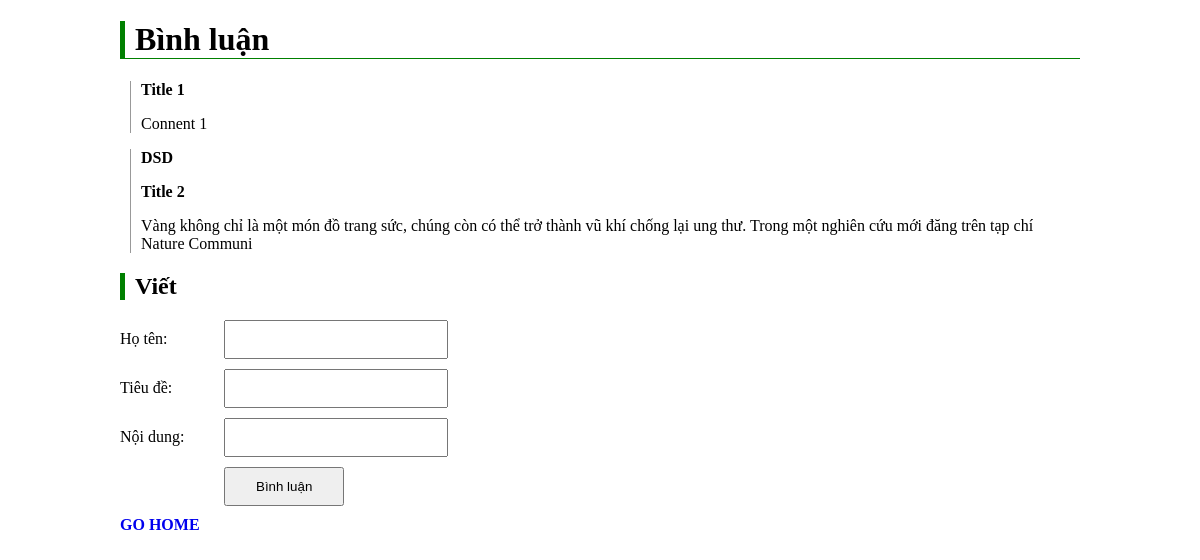
The page /comment.php on the database as committed earlier.
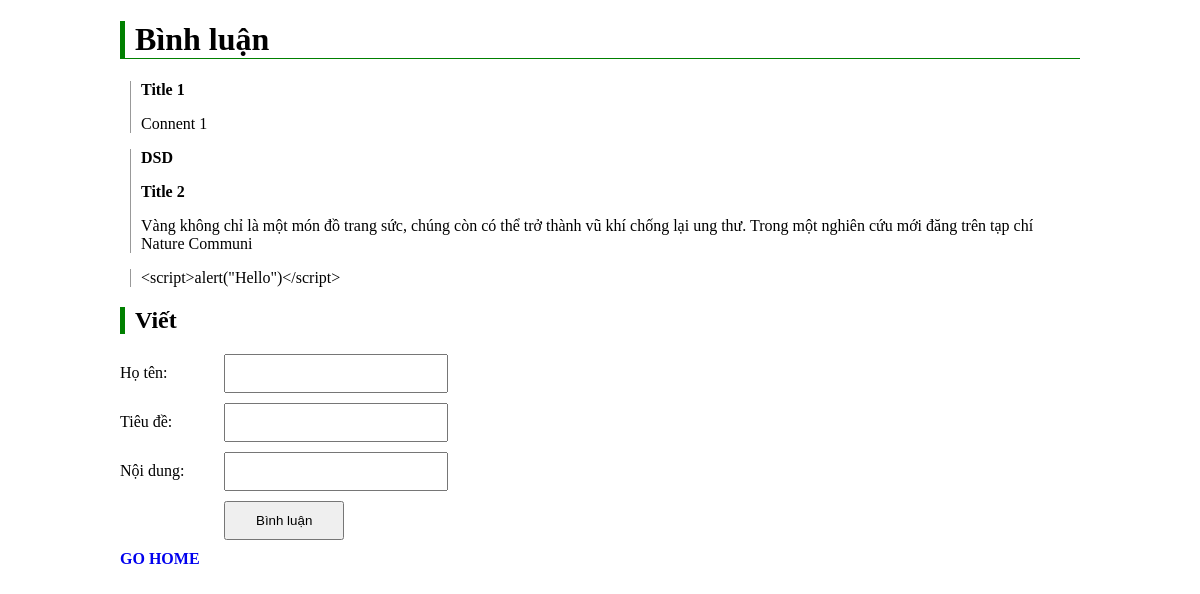
The same page on the database as committed later.
### tables this page shows
CREATE TABLE `comment` (
  `id` int(11) NOT NULL,
  `title` varchar(100) DEFAULT NULL,
  `content` varchar(150) NOT NULL,
  `author` varchar(50) DEFAULT NULL
);

### connect.php (called while the page is built, shortened)
<?php
    class Connect{
        public function __construct() {
            $host = "localhost";
            $database = "atw";
            $user = "root";
            $pass = "";
            $this->conn = new mysqli($host, $user, $pass, $database);
            mysqli_set_charset($this->conn, "utf8");
        }
        public function getComments()
        {
            $sql = "SELECT * FROM comment";
            $rs = $this->conn->query($sql);
            return $rs;
        }
    }
?>

### comment.php (the view, shortened to what this page needs)
<?php
    include("connect.php");
    $db = new Connect();
    $comments = $db->getComments();
?>
<!DOCTYPE html>
<html lang="en">
<head>
    <link rel="stylesheet" href="style.css">
</head>
<body>
    <h1>Bình luận</h1>
    <?php while($cmt = $comments->fetch_assoc()){?>
        <div class="comments">
            <p class="author"><?php echo trim($cmt["author"])?></p>
            <p class="title"><?php echo trim($cmt["title"])?></p>
            <p class="content"><?php echo trim($cmt["content"])?></p>
        </div>
    <?php }?>
    <div id="write">
    <h2>Viết</h2>
    <form action="comment.php" method="POST">
        <div class="line">
            <label>Họ tên: </label>
            <input type="text" name="author">
        </div>
        <div class="line">
            <label>Tiêu đề: </label>
            <input type="text" name="title">
        </div>
        <div class="line">
            <label>Nội dung: </label>
            <input type="text" name="content">
        </div>
        <div class="line">
            <input type="submit" value="Bình luận">
        </div>
    </form>
    </div>
    <a href="index.php">GO HOME</a>
</body>
</html>

### style.css (style rules this page uses)
body { width: 960px; margin: 0 auto; }
.comments,.book { margin: 10px; padding: 0px 10px; border-left: 1px solid #999; }
h1 { border-left: 5px solid green; border-bottom: 1px solid green; padding: 0px 10px; }
h2 { border-left: 5px solid green; padding: 0px 10px; }
.author,.title,.name,.error,.result,a { font-weight: bold; }
label { width: 100px; display: inline-block; }
.line { margin: 10px 0px; }
input[type="text"],input[type="password"] { width: 200px; padding: 10px; }
input[type="submit"] { padding: 10px 30px; }
a { text-decoration: none; }

Rows that differ between the two databases and show on the page:
added comment: content "<script>alert(\"Hello\")</script>"
